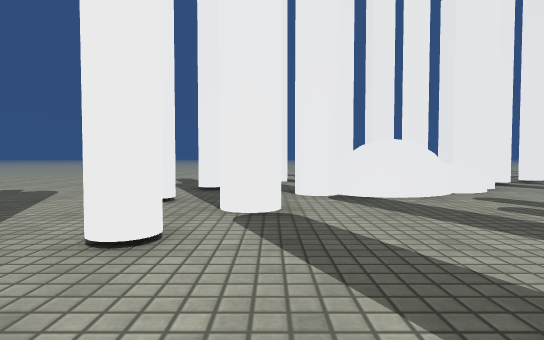
View 1 (above)

24 first-person views from a walk through a scene from a Unity 3-D project. The camera is 0.68 m above the floor, tilts 2° down and sees 80° across. The floor is counted in squares, 1 m on a side. Each view is taken from the middle of a square. On the plan, view 1 faces up. The plan holds only what a view shows up to about 10 squares ahead; the rest is blank. The place goes on beyond the plan. The player is left out. Surface patterns are stand-ins for the level's own textures.

View 2
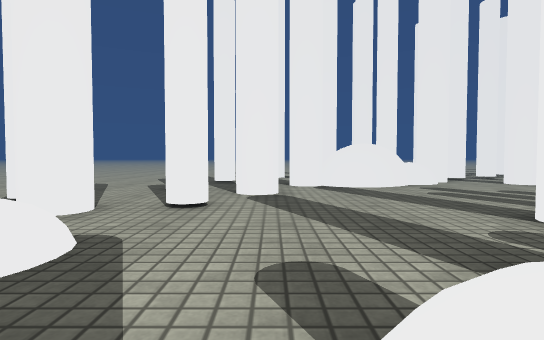

View 3
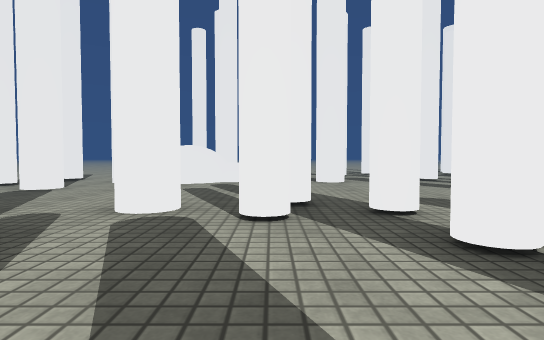

View 4
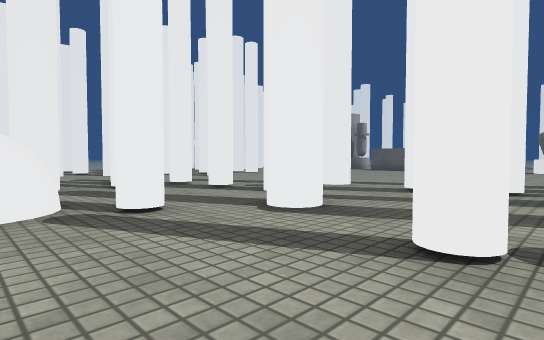

View 5
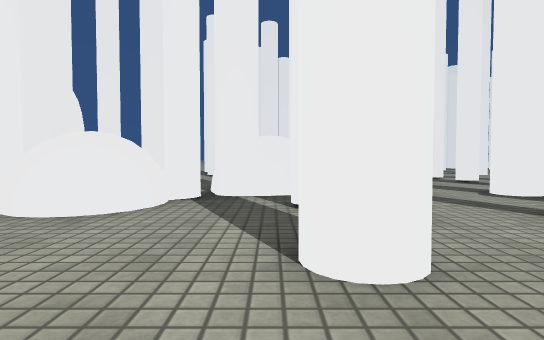

View 6
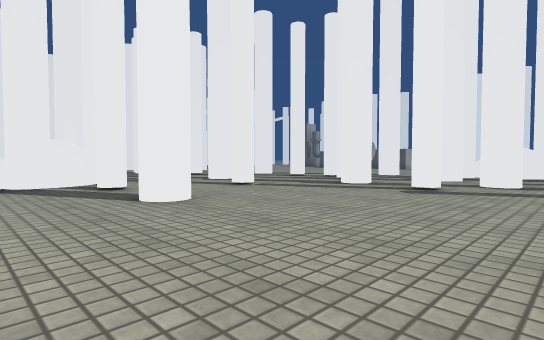

View 7
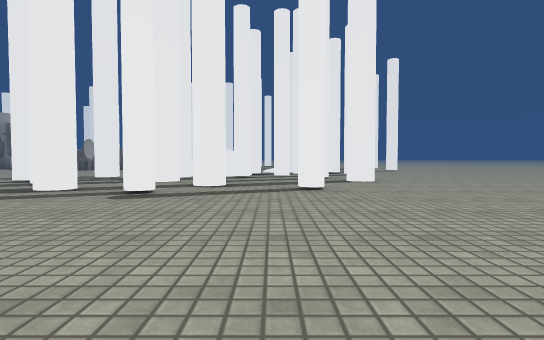

View 8
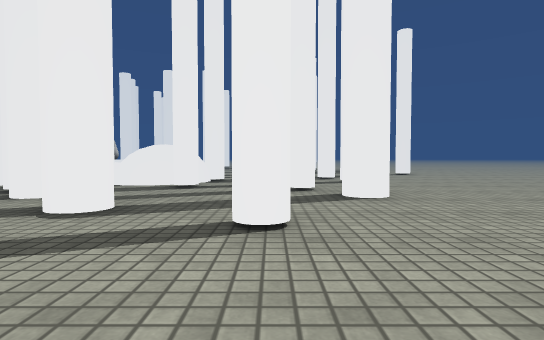

View 9
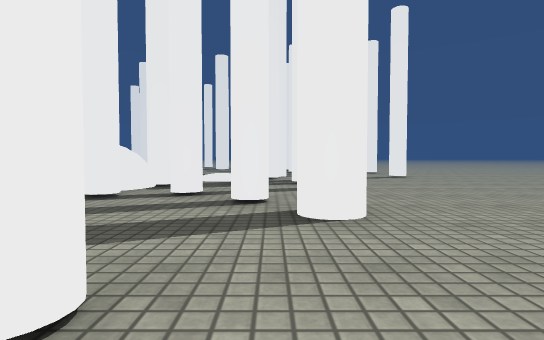

View 10
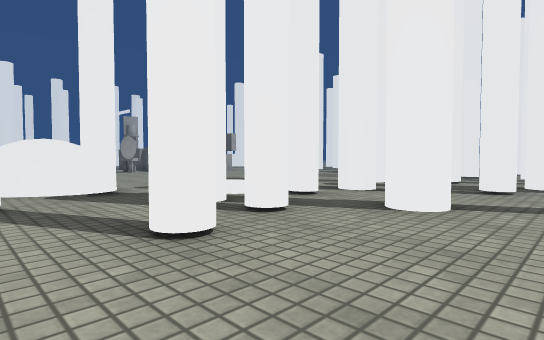

View 11
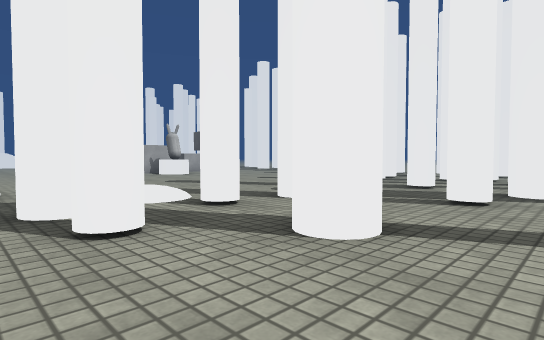

View 12
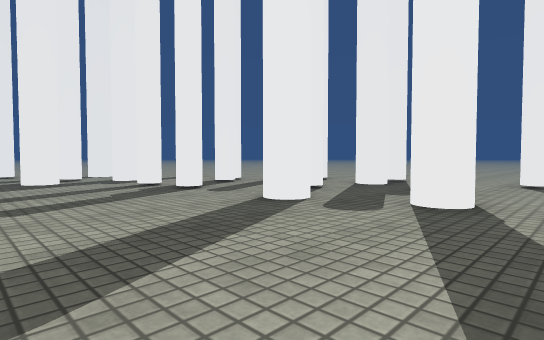

View 13
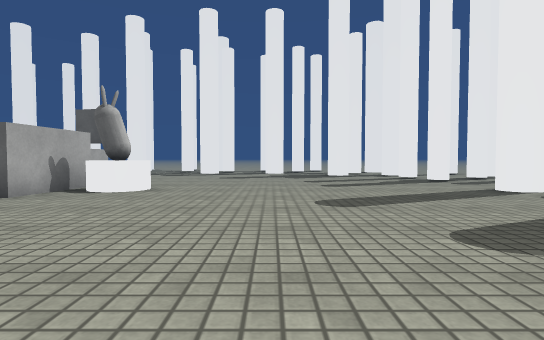

View 14
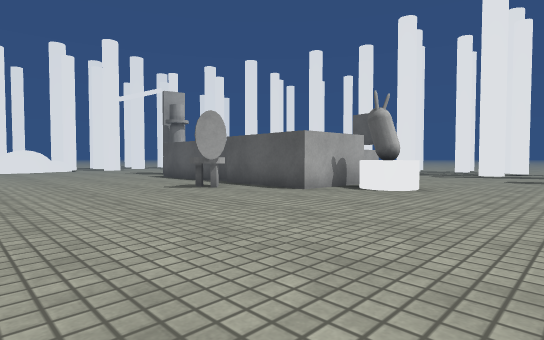

View 15
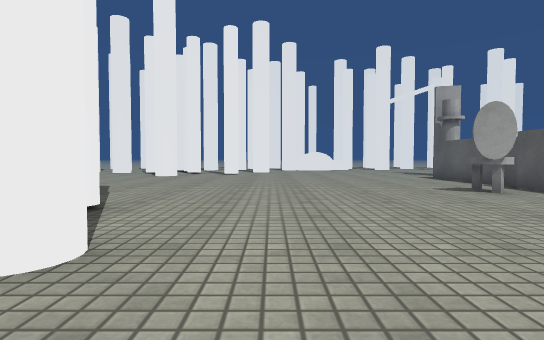

View 16
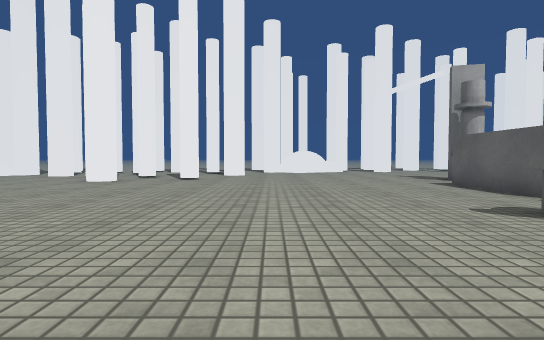

View 17
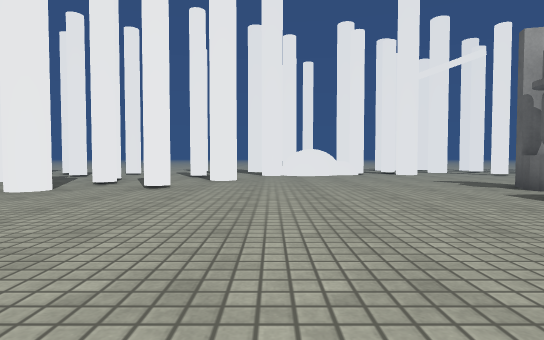

View 18
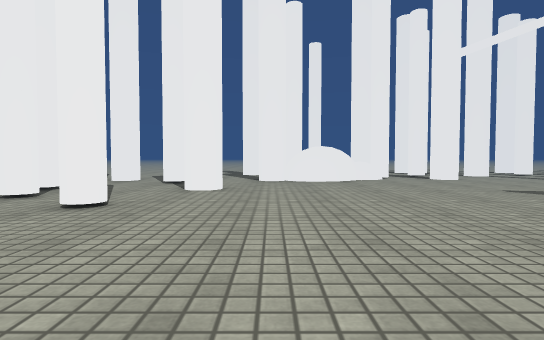

View 19
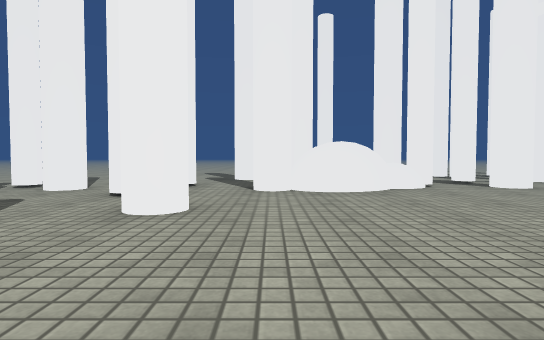

View 20
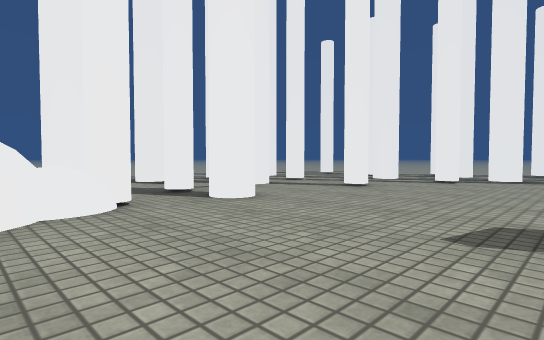

View 21
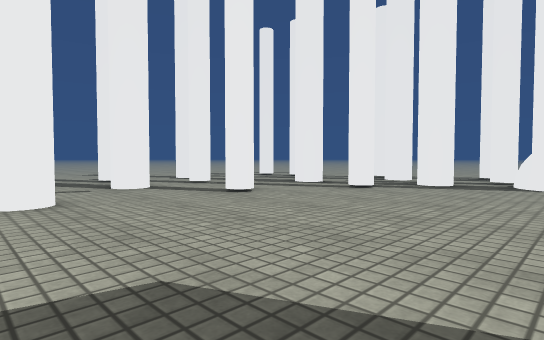

View 22
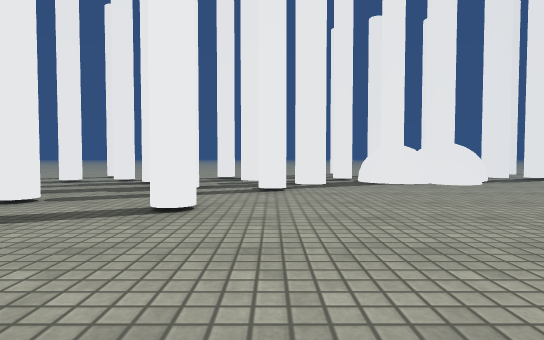

View 23
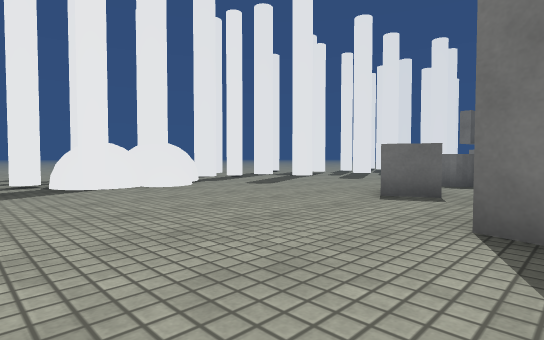

View 24
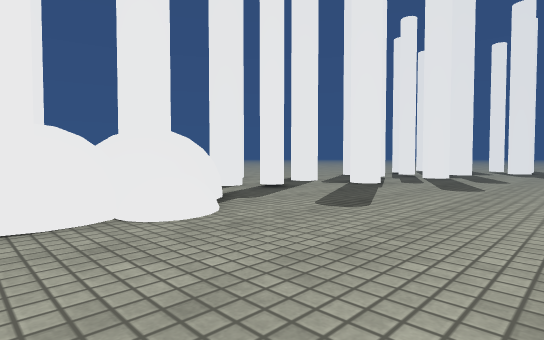

### Floor plan
Key: @ floor where view 1 was taken; # wall or solid block; x gap in a wall; . floor; / step, stairs or slope; O other object.
Columns run from 7 left of view 1 to 31 right of it. Each row starts with its distance up from view 1.
 15                             x.#    ..x
 14                              .... ...x
 13                     ..    #...#.#.....
 12                     ..    .#........#
 11                .#.. #.   O#.#......#..
 10 ..     #       ..#....#........#.....#
  9 ... .. .     #.# ..#..............#...
  8 ........ ####..   ..................#..
  7 ......#.  OO#.#..#...................#.
  6 ........#........#..................##.
  5  ....#.............#........O.......OO
  4   ...............#..........OO.......#
  3    #..#..................... ........#
  2     #.......#..............#  OO.......
  1      .....#.#.#............#  O.......#
  0     ##.@......x............#  ........#
 -1     OO..O O...x............OOOOO ......
 -2    O   . OO...#..........OO#     ....#x
 -3    #     ..#.............O.#  O  ....
 -4       ##.#...#..#..........###O  ....
 -5     #OO...........#.........O    ...
 -6      OO.....#...#...........OO.....
 -7      ..........#   #..............
 -8       ...#....#.... ..............
 -9       ............# O...........
-10       ...........#.#O ..........
-11       .........#....  ..............
-12       .............#.#............##
-13       .................//..........x
-14         ......#.......#//...#..##..#
-15          .........#...x.#x#.......
-16           .......#...x#......#..#
-17            .............#......##
-18              ...............#..
-19               ............. x

Positions as (right, up) in squares from view 1, and headings:
1: (0, 0), facing up
2: (0, -2), facing up
3: (5, -3), facing up
4: (2, -7), facing up-right
5: (1, -10), facing up
6: (-1, -13), facing up-right
7: (0, -13), facing right
8: (4, -14), facing right
9: (6, -15), facing right
10: (12, -19), facing up-right
11: (14, -19), facing up-right
12: (17, -10), facing down-right
13: (14, -9), facing right
14: (14, -9), facing up-right
15: (14, -9), facing up
16: (15, -6), facing up
17: (15, -3), facing up
18: (15, 0), facing up
19: (15, 3), facing up
20: (17, 6), facing up-right
21: (20, 5), facing up-right
22: (20, 9), facing right
23: (21, 8), facing down-right
24: (25, 6), facing down-right
